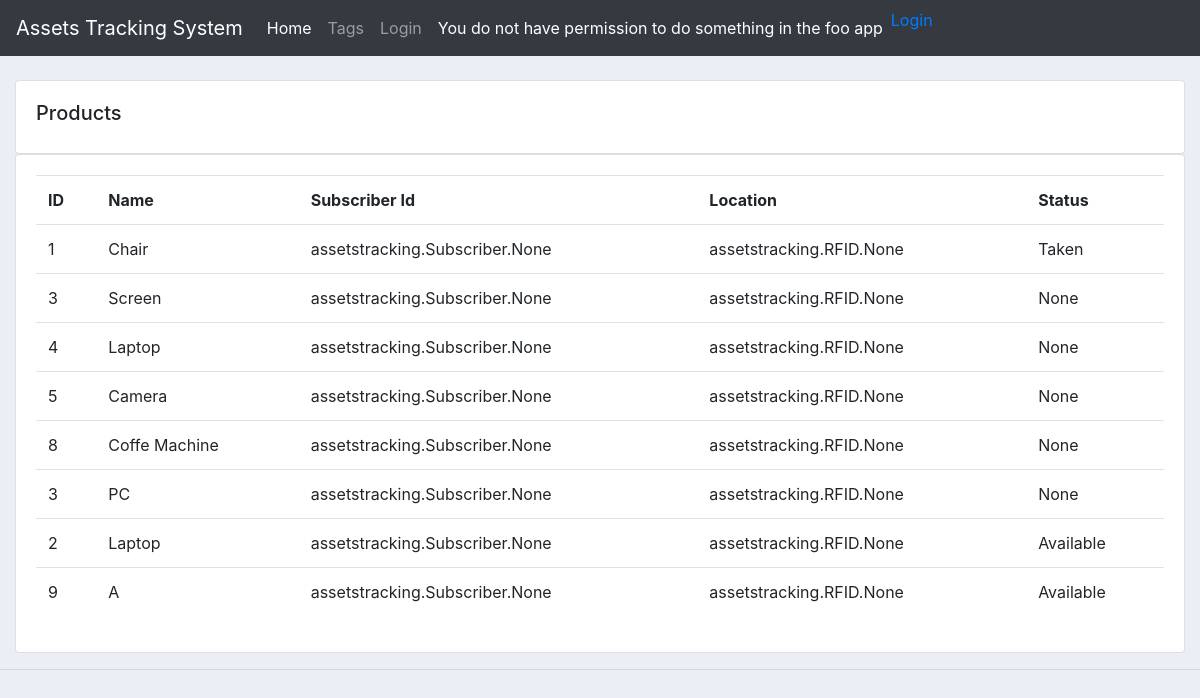
The page /tags/ on the database as committed earlier.
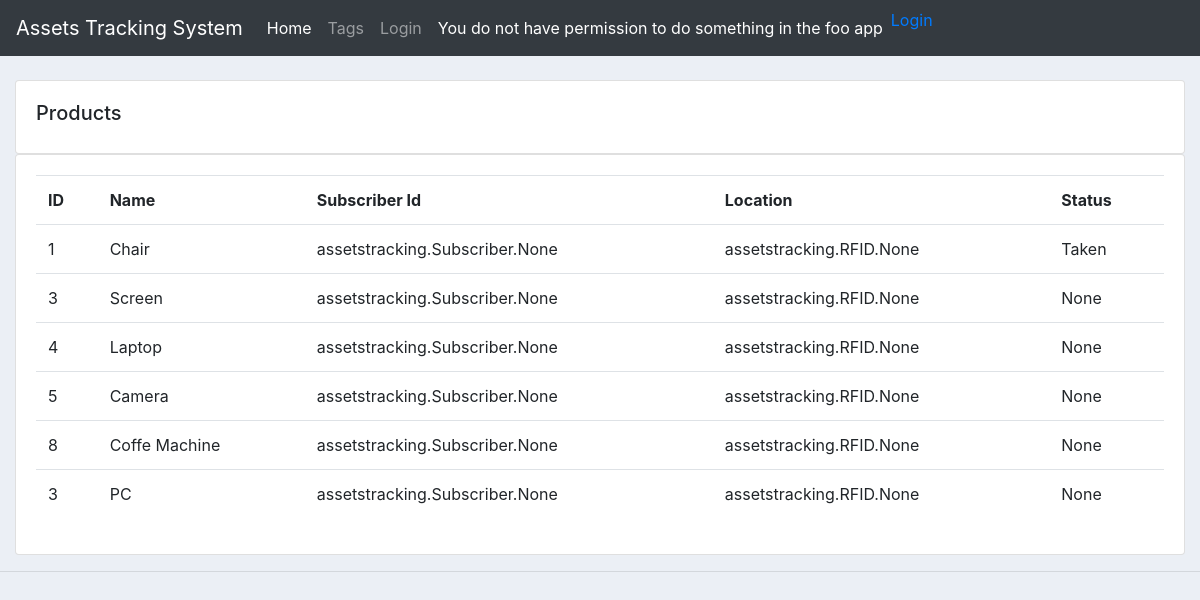
The same page on the database as committed later.
### assetstracking/models.py (models this page shows, shortened)
class Tag(models.Model):
    tag_id = models.IntegerField(null=True)
    asset_name = models.CharField(max_length=200, null=True)
    STATUS = (('Available','Available'),('Taken','Taken'),)
    asset_status = models.CharField(max_length=200, null=True, choices=STATUS)
    subscriber_id = models.ManyToManyField(Subscriber)
    rfid_id = models.ManyToManyField(RFID)
    asset_location = models.CharField(max_length=200, null=True)

### assetstracking/views.py (the view)
# urls.py: path('tags/', views.tags, name="tags"),
def tags(request):
    tags = Tag.objects.all()
    return render(request, 'assetstracking/tags.html', {'tags': tags})

### assetstracking/templates/assetstracking/tags.html
{%  extends 'assetstracking/main.html' %}
{% block content %}
		<br>
		<div class="row">
			<div class="col-md">
				<div class="card card-body">
					<h5>Products</h5>
				</div>
				<div class="card card-body">
					<table class="table">
						<tr>
							<th>ID</th>
							<th>Name</th>
							<th>Subscriber Id</th>
							<th>Location</th>
							<th>Status</th>
						</tr>
						{% for i in tags %}
							<tr>
								<td>{{i.tag_id}}</td>
								<td>{{i.asset_name}}</td>
								<td>{{i.subscriber_id}}</td>
								<td>{{i.rfid_id}}</td>
								<td>{{i.asset_status}}</td>
							</tr>
						{% endfor %}
					</table>
				</div>
			</div>
		</div>
{% endblock content %}

Rows that differ between the two databases and show on the page:
removed Tag: tag_id "2", asset_name "Laptop", subscriber_id "assetstracking.Subscriber.None", rfid_id "assetstracking.RFID.None", asset_status "Available"
removed Tag: tag_id "9", asset_name "A", subscriber_id "assetstracking.Subscriber.None", rfid_id "assetstracking.RFID.None", asset_status "Available"
